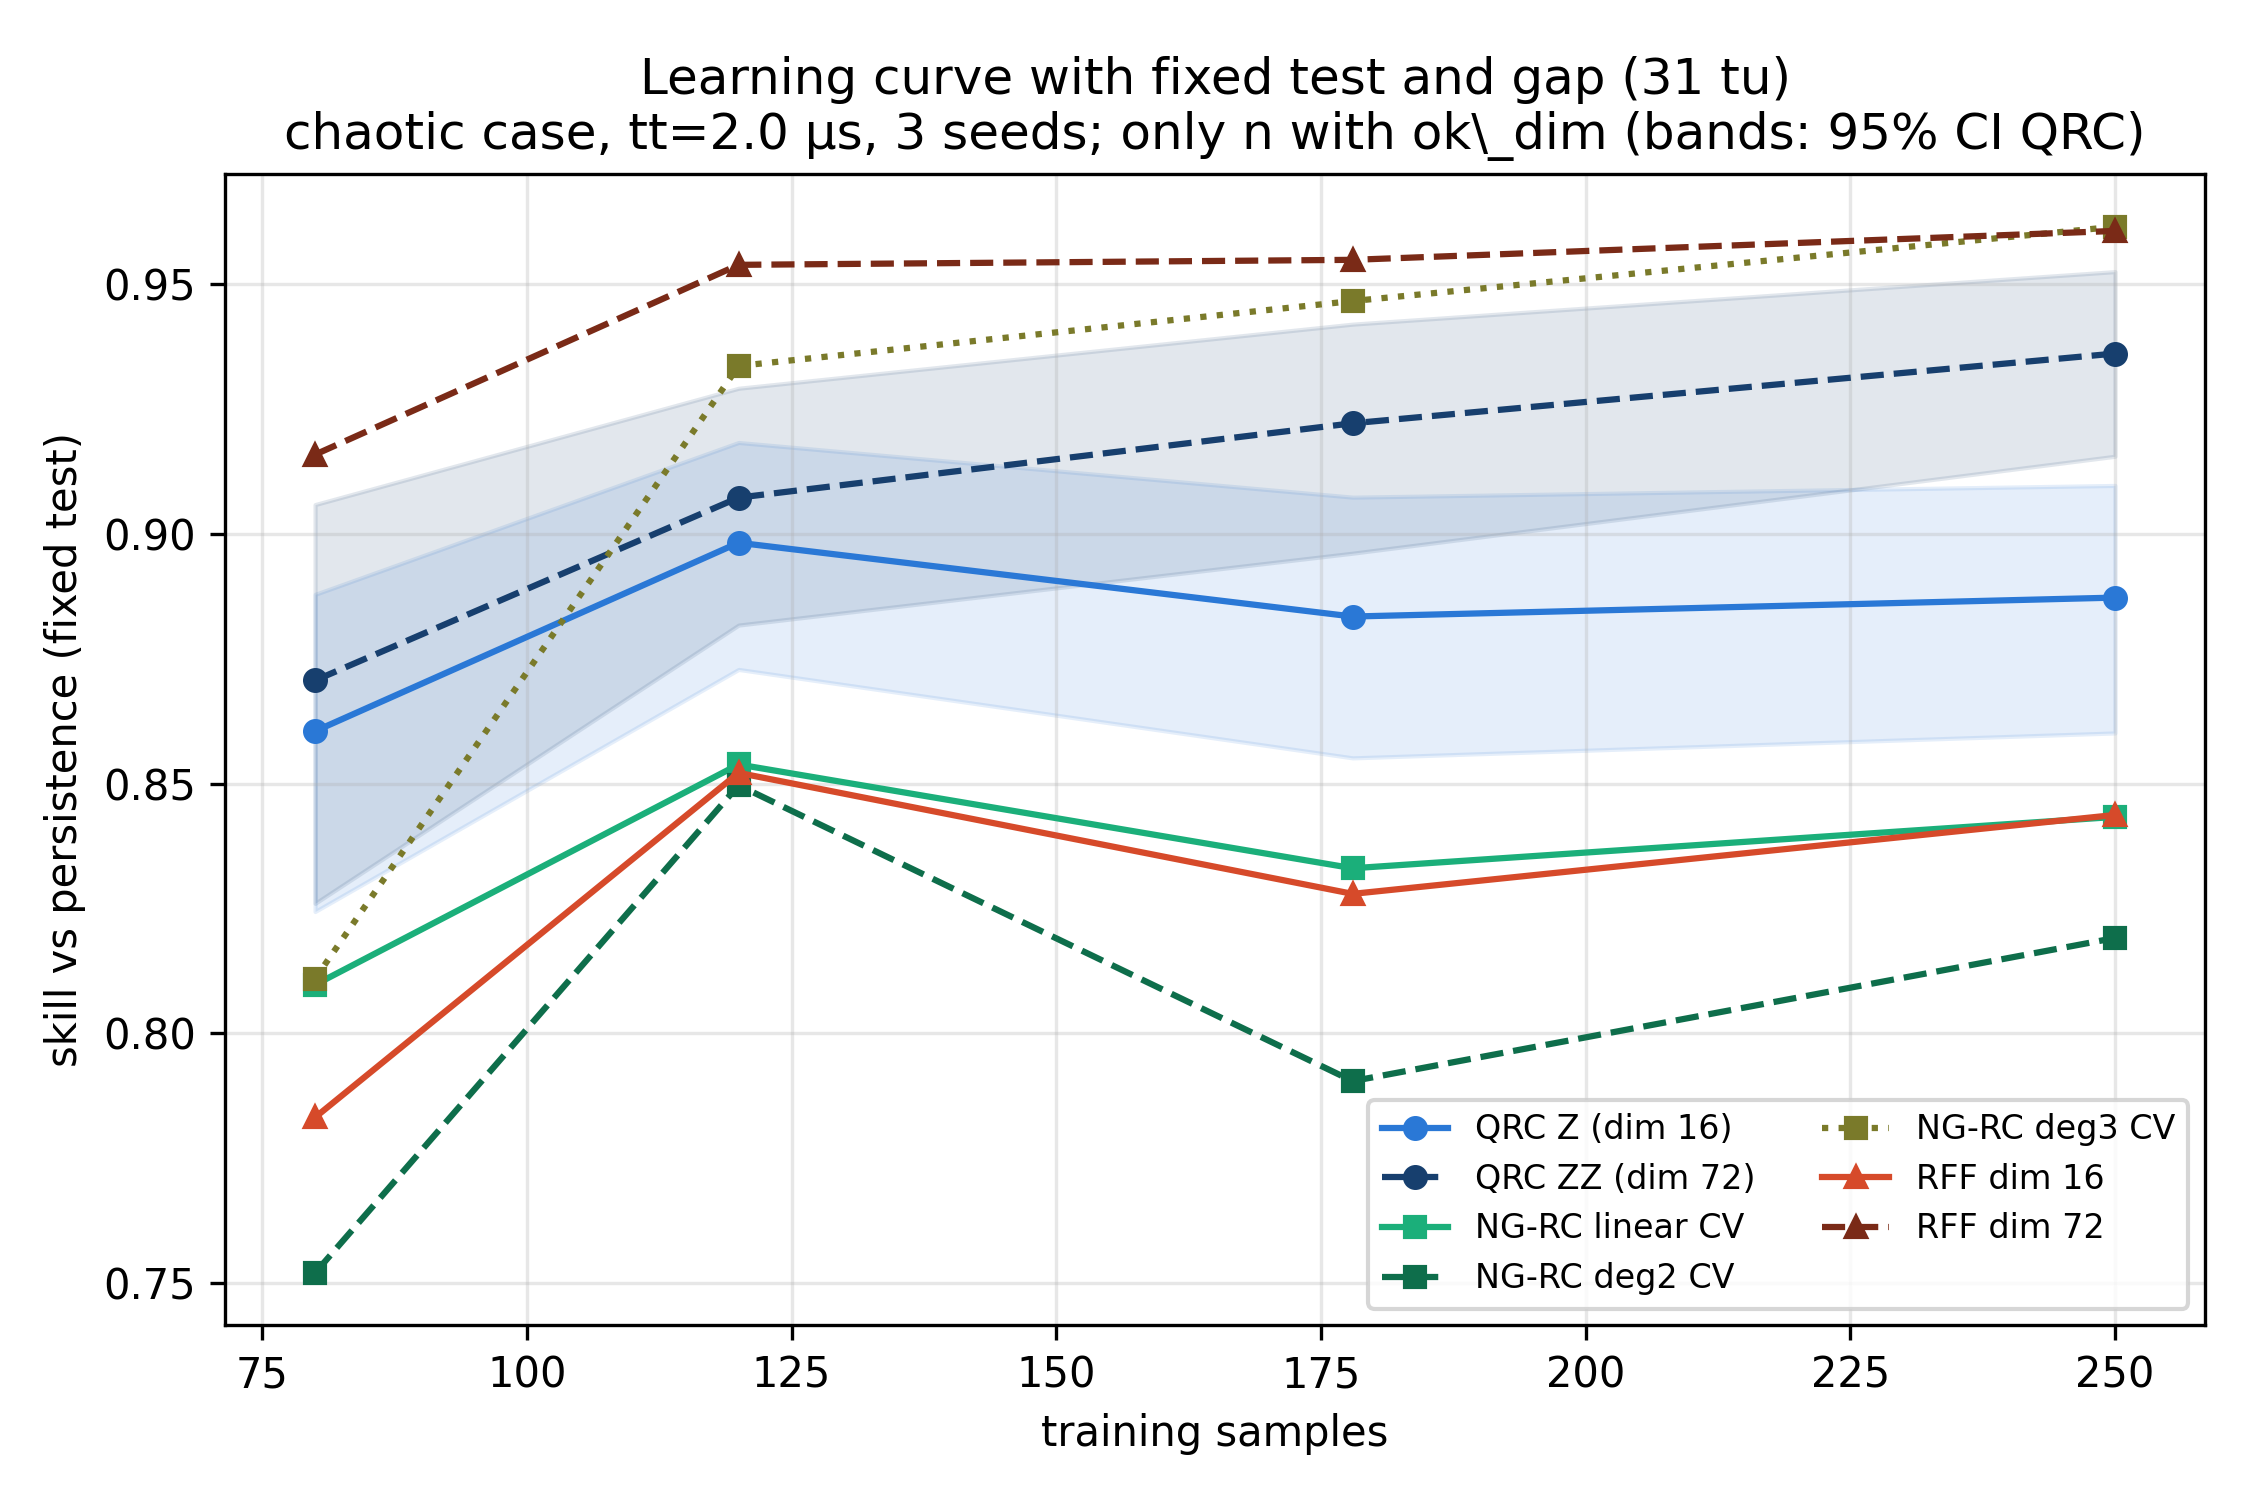

Reproduce this figure in Python.
"""lcurve_fixedtest.py — Learning curve with FIXED test block and anti-overlap gap.

Design (recommendation 4):
  - Test: 22 anchors at fixed absolute position, at the end of usable trajectory.
  - Gap = H_max between last train anchor and first test anchor
    (train targets no longer penetrate the test epoch).
  - Train: grows backward in time; evaluated with n most recent.
  - Embeddings with ZZ readout (dim 72) -> subset Z (dim 16) extracted for free.
  - Classic menu: linear CV, deg2 CV, deg3 CV, RFF of matched dimension (to Z and ZZ).

Usage:
  python3 lcurve_fixedtest.py run <budget_s>   # computes embeddings (incremental)
  python3 lcurve_fixedtest.py analyze          # table + figure lcurve_fixedtest.png
"""
import warnings, pickle, sys, os, time
warnings.filterwarnings("ignore")
import numpy as np
import importlib.util

def dyn_import(name, fp):
    spec = importlib.util.spec_from_file_location(name, fp)
    mod = importlib.util.module_from_spec(spec); sys.modules[name] = mod
    spec.loader.exec_module(mod)
    return mod

q5 = dyn_import("airfoil_qrc_v5_lc", "airfoil_qrc_v5.py")

# ---------------- configuration ----------------
CASE = "IV"
SEEDS = [1234, 1335, 1436]          # expandable to 6 for more power
STATE_IDX = [0, 1, 2, 3]; WINDOW = 2; ATOMS = 8
TS = 2; READOUT = "ZZ"; NSHOTS = 500; SPACING_UM = 10.0
TT = 2.0                             # peak of base sweep
N_TEST = 22
TRAIN_SIZES = [44, 80, 120, 178, 250]
BURN_IN_TU = 500.0; WIN_STRIDE_TU = 5.0; EVAL_FRACS = [1.0, 2.0, 3.0]
RABI = 6.283; ENC = 9.0
CACHE = "emb_cache.pkl"
SCHEME = "IV-LCFIX"                  # marker for anchor geometry (fixed test + gap)

_d = np.load("data_cache.npz")
XC = _d["XC"]; dt = float(_d["dt"])

i0 = int(round(BURN_IN_TU / dt))
x = XC[i0:i0 + int(round(600/dt)), 0]; x = x - x.mean()
ac = np.correlate(x, x, "full")[len(x)-1:len(x)-1+int(round(150/dt))]; ac = ac/ac[0]
char_tu = float(np.where(ac < 1/np.e)[0][0] * dt)
spacing = int(round(char_tu/dt)); wstride = int(round(WIN_STRIDE_TU/dt))
H_eval = sorted(set(int(round(f*char_tu/dt)) for f in EVAL_FRACS)); H_max = max(H_eval)

# ---- geometry: fixed test at end, gap, train backward ----
last_valid = len(XC) - 1 - H_max
test_anchors = last_valid - np.arange(N_TEST)[::-1] * spacing          # fixed, absolute
gap = H_max                                                             # anti-overlap
n_train_max = max(TRAIN_SIZES)
first_train_end = test_anchors[0] - gap
train_anchors_all = first_train_end - np.arange(n_train_max)[::-1] * spacing
assert train_anchors_all[0] - (WINDOW-1)*wstride >= 0, "train exceeds start"
assert train_anchors_all[0] >= i0, f"train starts before burn-in ({train_anchors_all[0]*dt:.0f} tu)"
anchors = np.concatenate([train_anchors_all, test_anchors])             # temporal order
tr_all = np.arange(0, n_train_max)
te_idx = np.arange(n_train_max, n_train_max + N_TEST)
Xc_sel = XC[:, STATE_IDX]

def W_of(seed):
    Xin = _d[f"dn_{seed}"][:, STATE_IDX]
    return np.asarray([Xin[a - (WINDOW-1-np.arange(WINDOW))*wstride].reshape(-1) for a in anchors])

def key(seed):
    return (SCHEME, TT, int(seed), ATOMS, TS, READOUT, NSHOTS,
            tuple(STATE_IDX), WINDOW, SPACING_UM, len(anchors))

# ---------------- run ----------------
def do_run(budget):
    from sklearn.preprocessing import MinMaxScaler
    cache = pickle.load(open(CACHE, "rb")) if os.path.exists(CACHE) else {}
    t0 = time.time()
    for seed in SEEDS:
        k = key(seed)
        if k in cache: continue
        qrc = q5.QRCConfig(atom_number=ATOMS, encoding="local", lattice_spacing=SPACING_UM,
                           encoding_scale=ENC, rabi_frequency=RABI, total_time=TT,
                           time_steps=TS, readouts=READOUT)
        W = W_of(seed)
        # scaler fitted on maximum train (all curves use same physical scaling)
        Wsc = np.clip(MinMaxScaler((0.0, 1.0)).fit(W[tr_all]).transform(W), 0.0, 1.0)
        pk = ("PARTIAL",) + k
        parts = cache.get(pk, []); done = sum(len(p) for p in parts); BLOCK = 15
        while done < len(Wsc):
            if time.time() - t0 > budget:
                cache[pk] = parts; pickle.dump(cache, open(CACHE, "wb"))
                print(f"PARTIAL {done}/{len(Wsc)} seed={seed}", flush=True); return
            E_blk = q5.emulate_qrc_embeddings(qrc, Wsc[done:done+BLOCK], nshots=NSHOTS)
            parts.append(E_blk); done += len(E_blk)
            cache[pk] = parts; pickle.dump(cache, open(CACHE, "wb"))
        cache[key(seed)] = np.concatenate(parts, axis=0); cache.pop(pk, None)
        pickle.dump(cache, open(CACHE, "wb"))
        print(f"[{time.time()-t0:6.1f}s] seed={seed} E={cache[key(seed)].shape}", flush=True)
    print("DONE", flush=True)

# ---------------- analyze ----------------
def z_subset(E):
    per = ATOMS + ATOMS*(ATOMS-1)//2
    cols = []
    for t in range(TS): cols.extend(range(t*per, t*per + ATOMS))
    return E[:, cols]

def do_analyze():
    import pandas as pd
    from sklearn.preprocessing import StandardScaler
    from sklearn.linear_model import RidgeCV
    import matplotlib; matplotlib.use("Agg"); import matplotlib.pyplot as plt

    cache = pickle.load(open(CACHE, "rb"))
    def ridgecv(): return RidgeCV(alphas=np.logspace(-6, 3, 19), fit_intercept=True)
    class RFF:
        def __init__(self, dim, in_dim, rng, scale=1.0):
            self.G = rng.normal(0, scale/np.sqrt(in_dim), (in_dim, dim))
            self.b = rng.uniform(-np.pi, np.pi, dim)
        def transform(self, X): return np.tanh(X @ self.G + self.b)

    rows = []
    for n_train in TRAIN_SIZES:
        tr = tr_all[-n_train:]                      # n most recent (before gap)
        pools = {m: [] for m in ("qrc_z","qrc_zz","d1","d2","d3","rff_z","rff_zz","persist")}
        for seed in SEEDS:
            E = cache[key(seed)]; Ez = z_subset(E); W = W_of(seed)
            for H in H_eval:
                Y = Xc_sel[anchors + H] - Xc_sel[anchors]
                pools["qrc_zz"].append(((ridgecv().fit(E[tr],Y[tr]).predict(E[te_idx])-Y[te_idx])**2).mean(1))
                pools["qrc_z"].append(((ridgecv().fit(Ez[tr],Y[tr]).predict(Ez[te_idx])-Y[te_idx])**2).mean(1))
                for m, deg in (("d1",1),("d2",2),("d3",3)):
                    Yc = q5.build_ngrc_model(degree=deg).fit(W[tr],Y[tr]).predict(W[te_idx])
                    pools[m].append(((Yc-Y[te_idx])**2).mean(1))
                sc = StandardScaler().fit(W[tr]); Wtr, Wte = sc.transform(W[tr]), sc.transform(W[te_idx])
                for m, dim in (("rff_z", Ez.shape[1]), ("rff_zz", E.shape[1])):
                    ms = []
                    for r in range(5):
                        rff = RFF(dim, W.shape[1], np.random.default_rng(100+r))
                        ms.append(((ridgecv().fit(rff.transform(Wtr),Y[tr]).predict(rff.transform(Wte))-Y[te_idx])**2).mean(1))
                    pools[m].append(np.mean(ms, axis=0))
                pools["persist"].append((Y[te_idx]**2).mean(1))
        P = {m: np.concatenate(v) for m, v in pools.items()}
        mp = P["persist"].mean()
        row = {"n_train": n_train}
        for m in ("qrc_z","qrc_zz","d1","d2","d3","rff_z","rff_zz"):
            row[m] = 1 - P[m].mean()/mp
        row["ok_dim_zz"] = n_train > 72
        rows.append(row)

    df = pd.DataFrame(rows)
    pd.set_option("display.float_format", lambda v: f"{v:.3f}")
    print(f"=== Learning curve, FIXED TEST (22 final anchors) + gap {H_max*dt:.0f} tu | tt={TT} ===")
    print(df.to_string(index=False))
    df.to_csv("lcurve_fixedtest.csv", index=False)

    # ---- Bootstrap CIs for QRC curves (valid n only) ----
    rng = np.random.default_rng(0)
    def boot_ci(em, ep, B=3000):
        n = len(em); out = np.empty(B)
        for b in range(B):
            idx = rng.integers(0, n, n); pp = ep[idx].mean()
            out[b] = 1 - em[idx].mean()/pp if pp > 1e-30 else np.nan
        return np.nanpercentile(out, 2.5), np.nanpercentile(out, 97.5)

    valid_sizes = [n for n in TRAIN_SIZES if n > 72]   # ok_dim for ZZ/RFF-72
    ci = {m: {} for m in ("qrc_z", "qrc_zz")}
    for n_train in valid_sizes:
        tr = tr_all[-n_train:]
        for m in ci:
            em, ep = [], []
            for seed in SEEDS:
                E = cache[key(seed)]
                Em = z_subset(E) if m == "qrc_z" else E
                for H in H_eval:
                    Y = Xc_sel[anchors + H] - Xc_sel[anchors]
                    Yq = ridgecv().fit(Em[tr], Y[tr]).predict(Em[te_idx])
                    em.append(((Yq - Y[te_idx])**2).mean(1)); ep.append((Y[te_idx]**2).mean(1))
            ci[m][n_train] = boot_ci(np.concatenate(em), np.concatenate(ep))

    # ---- figure: ONLY valid region (n >= 80); n=44 in table with its ok_dim flag ----
    dfv = df[df["n_train"].isin(valid_sizes)]
    fig, ax = plt.subplots(figsize=(7.5, 5))
    styles = {"qrc_z":("o-","#2a78d6","QRC Z (dim 16)"), "qrc_zz":("o--","#173f6e","QRC ZZ (dim 72)"),
              "d1":("s-","#1baf7a","NG-RC linear CV"), "d2":("s--","#0e6e4b","NG-RC deg2 CV"),
              "d3":("s:","#7a7a2a","NG-RC deg3 CV"),
              "rff_z":("^-","#d64a2a","RFF dim 16"), "rff_zz":("^--","#7a2a17","RFF dim 72")}
    for m,(st,c,lb) in styles.items():
        ax.plot(dfv["n_train"], dfv[m], st, color=c, label=lb, ms=5)
    for m, c in (("qrc_z", "#2a78d6"), ("qrc_zz", "#173f6e")):
        lo = [ci[m][n][0] for n in valid_sizes]; hi = [ci[m][n][1] for n in valid_sizes]
        ax.fill_between(valid_sizes, lo, hi, color=c, alpha=0.12)
    ax.set_xlabel("training samples"); ax.set_ylabel("skill vs persistence (fixed test)")
    ax.set_title(f"Learning curve with fixed test and gap ({H_max*dt:.0f} tu)\n"
                 f"chaotic case, tt={TT} µs, {len(SEEDS)} seeds; only n with ok\\_dim (bands: 95% CI QRC)")
    ax.legend(fontsize=8, ncol=2); ax.grid(alpha=0.3)
    fig.tight_layout(); fig.savefig("lcurve_fixedtest.png", dpi=300)
    print("figure: lcurve_fixedtest.png (valid region only; n=44 in table with ok_dim)")

if __name__ == "__main__":
    mode = sys.argv[1] if len(sys.argv) > 1 else "analyze"
    if mode == "run":
        do_run(float(sys.argv[2]) if len(sys.argv) > 2 else 1e9)
    else:
        do_analyze()
